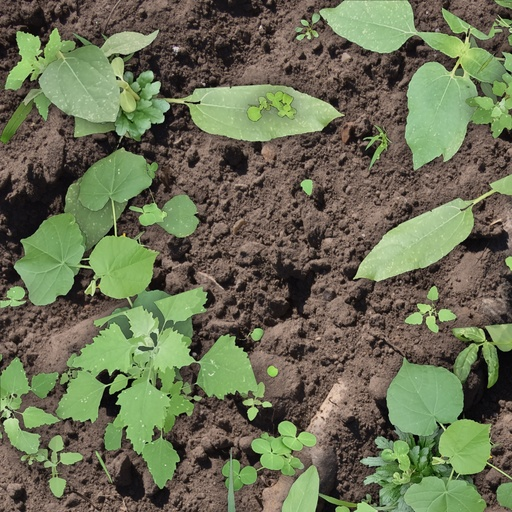
#> input picture OnDevice/input/validation_safe/images/0001.jpg, 512 x 512 px, given in place of renamed0001.jpg, which was not available
$ python augment_script.py
#> lines starting #> are read from the running program, lines starting #| are printed output that depends on the picture; pictures that were not available may be replaced by others from this repository, and a replacement may not be noted
import cv2
import os
from pathlib import Path
import random
import albumentations as A
import numpy as np


def split(image,desired_shape,holder=0):
    #Currently assumes that image shape is larger than desired_shape
    out = np.zeros((4,desired_shape[0],desired_shape[1],3))
    out[0] = image[0:desired_shape[0],0:desired_shape[1]]
    out[1] = image[0:desired_shape[0],-desired_shape[1]:]
    out[2] = image[-desired_shape[0]:,0:desired_shape[1]]
    out[3] = image[-desired_shape[0]:,-desired_shape[1]:]
    out = {
        "tl":out[0],
        "tr":out[1],
        "bl":out[2],
        "br":out[3]
    }
    return out

def downscale(image,scale,interpol=cv2.INTER_AREA):
    out = cv2.resize(image,(0,0),fx=scale,fy=scale,interpolation=interpol)
    return out

def blur(image):
    out = [np.zeros(image.shape,dtype=np.uint8),""]
    process = A.GaussianBlur(p=1.0)
    out[0]=process(image=image)["image"]
    out[1]="g"
    return out

def PCA(image):
    out = [np.zeros(image.shape,dtype=np.uint8),""]
    process = A.FancyPCA(alpha=0.1,p=1.0)
    out[0]=process(image=image)["image"]
    out[1]="p"
    return out

def GaussNoise(image):
    out = [np.zeros(image.shape,dtype=np.uint8),""]
    process = A.GaussNoise(var_limit=(10.0,50.0),per_channel=True,p=1.0)
    out[0]=process(image=image)["image"]
    out[1]="n"
    return out

def ISONoise(image):
    out = [np.zeros(image.shape,dtype=np.uint8),""]
    process = A.ISONoise(color_shift=(0.01,0.1),intensity=(0.1,0.5),p=1.0)
    out[0]=process(image=image)["image"]
    out[1]="i"
    return out


script_dir = os.path.dirname(os.path.abspath(__file__))
os.chdir(script_dir)
#project_dir = os.path.abspath("../../../psa_images/")
input_dir =  os.path.abspath("../../../psa_images/biomass-labebed-training/data/synthetic_images/renamed/")
label_dir = os.path.abspath("../../../psa_images/oak-d/oak-d-synth-augmented-training/opencv/ImageLabels/")
run_name = "dataset1"
output_im_dir =  os.path.abspath("../../../psa_images/oak-d/oak-d-synth-augmented-training/opencv/"+run_name+"/images/")
resized_labels = os.path.abspath("../../../psa_images/oak-d/oak-d-synth-augmented-training/opencv/labels/")
if not os.path.exists(output_im_dir):
    Path(output_im_dir).mkdir(parents=True)
if not os.path.exists(resized_labels):
    Path(resized_labels).mkdir(parents=True)

input_list = os.listdir(input_dir)
input_list.sort()
files = [x for x in input_list if ".jpg" in x]

for photo_num in files:
    print("Starting "+photo_num)
    photo = cv2.imread(input_dir+photo_num)
#> photo is the input picture: shape (512, 512, 3); mean B, G, R 83.6, 110.8, 106
    photo_num = photo_num.split(".")[0]
    label = cv2.imread(label_dir)
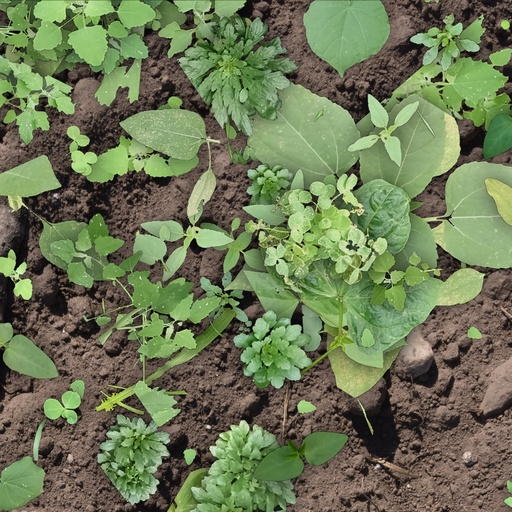
#> input picture OnDevice/input/validation_safe/images/0002.jpg, 512 x 512 px, given in place of ImageLabels, which was not available
#> label is the input picture: shape (512, 512, 3); mean B, G, R 85.1, 120.4, 108.8
    photo = cv2.cvtColor(photo,cv2.COLOR_BGR2RGB)
    scale = 0.7

    photo = downscale(photo,scale)
#> in downscale, `out = cv2.resize(image,(0,0),fx=scale,fy=scale,interpolation=interpol)`:
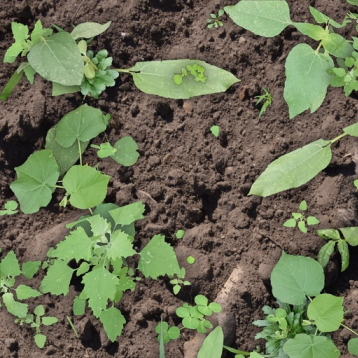
#> out: shape (358, 358, 3); mean R, G, B 106, 110.8, 83.6
    label = downscale(label,scale,cv2.INTER_NEAREST)
#> call 2 of downscale, with scale = 0.7, interpol = 0
#> in downscale (call 2), `out = cv2.resize(image,(0,0),fx=scale,fy=scale,interpolation=interpol)`:
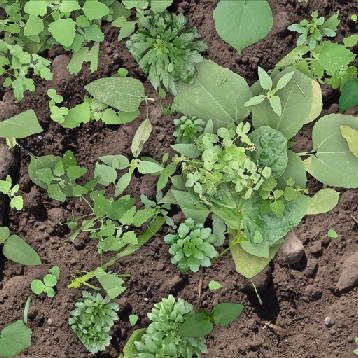
#> out: shape (358, 358, 3); mean B, G, R 85.2, 120.5, 108.8
    cv2.imwrite(resized_labels+photo_num+".jpg",label)

    separable = [blur,PCA,GaussNoise,ISONoise]

    for j in range(0,10):
        holder = "_"
#> (the run stopped early here; a loop or call above may not have finished)
